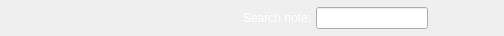
     <widget class="QFrame" name="upperBarPanel">
      <property name="minimumSize">
       <size>
        <width>50</width>
        <height>36</height>
       </size>
      </property>
      <property name="maximumSize">
       <size>
        <width>16777215</width>
        <height>36</height>
       </size>
      </property>
      <property name="styleSheet">
       <string notr="true">#upperBarPanel {
border: none;
border-bottom: 1px solid black;
background-color: qlineargradient(x1: 0, y1: 0, x2: 0, y2: 1,
stop: 0 #a6a6a6, 
stop: 0.08 #7f7f7f,
stop: 0.39999 #717171, 
stop: 0.4 #626262,
stop: 0.9 #4c4c4c, 
stop: 1 #333333);
}

QPushButton {
border: none;
margin-left: 2px;
margin-right: 2px;
}

QPushButton:focus {
outline: none;
}

QPushButton:hover:!pressed {
background-color: qlineargradient(x1: 0, y1: 0, x2: 0, y2: 1,
stop: 0 #bcbcbc, stop: 0.08 #9f9f9f,
stop: 0.39999 #949494, stop: 0.4 #898989,
stop: 0.9 #787878, stop: 1 #666666);
}

QPushButton:pressed {
background-color: qlineargradient(x1: 0, y1: 0, x2: 0, y2: 1,
stop: 0 #535353, stop: 0.08 #3f3f3f,
stop: 0.39999 #393939, stop: 0.4 #313131,
stop: 0.9 #262626, stop: 1 #1a1a1a);
}

QLabel {
color: rgb(255, 255, 255);
margin-right: 2px;
}

QLineEdit {
margin-left: 0px;
margin-right: 0px;
padding-left: 2px;
padding-right: 2px;
}</string>
      </property>
      <property name="lineWidth">
       <number>0</number>
      </property>
      <layout class="QHBoxLayout" name="horizontalLayout">
       <property name="spacing">
        <number>0</number>
       </property>
       <property name="leftMargin">
        <number>4</number>
       </property>
       <property name="topMargin">
        <number>0</number>
       </property>
       <property name="rightMargin">
        <number>0</number>
       </property>
       <property name="bottomMargin">
        <number>0</number>
       </property>
       <item>
        <widget class="QPushButton" name="syncPushButton">
         <property name="sizePolicy">
          <sizepolicy hsizetype="Preferred" vsizetype="Preferred">
           <horstretch>0</horstretch>
           <verstretch>0</verstretch>
          </sizepolicy>
         </property>
         <property name="minimumSize">
          <size>
           <width>32</width>
           <height>32</height>
          </size>
         </property>
         <property name="toolTip">
          <string>Synchronize the account with the remote Evernote storage</string>
         </property>
         <property name="icon">
          <iconset resource="../resource/icons/other/icons.qrc">
           <normaloff>:/sync/sync.png</normaloff>:/sync/sync.png</iconset>
         </property>
         <property name="iconSize">
          <size>
           <width>26</width>
           <height>26</height>
          </size>
         </property>
         <property name="flat">
          <bool>true</bool>
         </property>
        </widget>
       </item>
       <item>
        <widget class="QPushButton" name="infoButton">
         <property name="sizePolicy">
          <sizepolicy hsizetype="Preferred" vsizetype="Preferred">
           <horstretch>0</horstretch>
           <verstretch>0</verstretch>
          </sizepolicy>
         </property>
         <property name="minimumSize">
          <size>
           <width>32</width>
           <height>32</height>
          </size>
         </property>
         <property name="toolTip">
          <string>Information about the currently viewed or edited note</string>
         </property>
         <property name="icon">
          <iconset theme="dialog-information">
           <normaloff>.</normaloff>.</iconset>
         </property>
         <property name="iconSize">
          <size>
           <width>26</width>
           <height>26</height>
          </size>
         </property>
         <property name="flat">
          <bool>true</bool>
         </property>
        </widget>
       </item>
       <item>
        <widget class="QPushButton" name="printNotePushButton">
         <property name="sizePolicy">
          <sizepolicy hsizetype="Preferred" vsizetype="Preferred">
           <horstretch>0</horstretch>
           <verstretch>0</verstretch>
          </sizepolicy>
         </property>
         <property name="minimumSize">
          <size>
           <width>32</width>
           <height>32</height>
          </size>
         </property>
         <property name="toolTip">
          <string>Print the currently viewed or edited note</string>
         </property>
         <property name="icon">
          <iconset theme="document-print">
           <normaloff>.</normaloff>.</iconset>
         </property>
         <property name="iconSize">
          <size>
           <width>26</width>
           <height>26</height>
          </size>
         </property>
         <property name="flat">
          <bool>true</bool>
         </property>
        </widget>
       </item>
       <item>
        <widget class="QPushButton" name="exportNoteToPdfPushButton">
         <property name="icon">
          <iconset theme="application-pdf">
           <normaloff>.</normaloff>.</iconset>
         </property>
         <property name="iconSize">
          <size>
           <width>26</width>
           <height>26</height>
          </size>
         </property>
        </widget>
       </item>
       <item>
        <widget class="QPushButton" name="deleteNotePushButton">
         <property name="sizePolicy">
          <sizepolicy hsizetype="Preferred" vsizetype="Preferred">
           <horstretch>0</horstretch>
           <verstretch>0</verstretch>
          </sizepolicy>
         </property>
         <property name="minimumSize">
          <size>
           <width>32</width>
           <height>32</height>
          </size>
         </property>
         <property name="toolTip">
          <string>Delete the currently viewed or edited note</string>
         </property>
         <property name="icon">
          <iconset theme="edit-delete">
           <normaloff>.</normaloff>.</iconset>
         </property>
         <property name="iconSize">
          <size>
           <width>26</width>
           <height>26</height>
          </size>
         </property>
         <property name="flat">
          <bool>true</bool>
         </property>
        </widget>
       </item>
       <item>
        <widget class="QPushButton" name="addNotePushButton">
         <property name="sizePolicy">
          <sizepolicy hsizetype="Preferred" vsizetype="Preferred">
           <horstretch>0</horstretch>
           <verstretch>0</verstretch>
          </sizepolicy>
         </property>
         <property name="minimumSize">
          <size>
           <width>32</width>
           <height>32</height>
          </size>
         </property>
         <property name="toolTip">
          <string>Create a new note</string>
         </property>
         <property name="icon">
          <iconset theme="document-new">
           <normaloff>.</normaloff>.</iconset>
         </property>
         <property name="iconSize">
          <size>
           <width>26</width>
           <height>26</height>
          </size>
         </property>
         <property name="flat">
          <bool>true</bool>
         </property>
        </widget>
       </item>
       <item>
        <spacer name="upperBarHorizontalSpacer">
         <property name="orientation">
          <enum>Qt::Horizontal</enum>
         </property>
         <property name="sizeType">
          <enum>QSizePolicy::Minimum</enum>
         </property>
         <property name="sizeHint" stdset="0">
          <size>
           <width>20</width>
           <height>20</height>
          </size>
         </property>
        </spacer>
       </item>
       <item>
        <widget class="QLabel" name="searchQueryLabel">
         <property name="text">
          <string>Search note:</string>
         </property>
         <property name="alignment">
          <set>Qt::AlignRight|Qt::AlignTrailing|Qt::AlignVCenter</set>
         </property>
        </widget>
       </item>
       <item>
        <widget class="QLineEdit" name="searchQueryLineEdit">
         <property name="minimumSize">
          <size>
           <width>0</width>
           <height>22</height>
          </size>
         </property>
        </widget>
       </item>
       <item>
        <widget class="QPushButton" name="saveSearchPushButton">
         <property name="sizePolicy">
          <sizepolicy hsizetype="Preferred" vsizetype="Preferred">
           <horstretch>0</horstretch>
           <verstretch>0</verstretch>
          </sizepolicy>
         </property>
         <property name="minimumSize">
          <size>
           <width>32</width>
           <height>32</height>
          </size>
         </property>
         <property name="text">
          <string/>
         </property>
         <property name="icon">
          <iconset theme="document-save">
           <normaloff>.</normaloff>.</iconset>
         </property>
         <property name="iconSize">
          <size>
           <width>16</width>
           <height>16</height>
          </size>
         </property>
         <property name="flat">
          <bool>true</bool>
         </property>
        </widget>
       </item>
       <item>
        <spacer name="horizontalSpacer">
         <property name="orientation">
          <enum>Qt::Horizontal</enum>
         </property>
         <property name="sizeType">
          <enum>QSizePolicy::Minimum</enum>
         </property>
         <property name="sizeHint" stdset="0">
          <size>
           <width>40</width>
           <height>20</height>
          </size>
         </property>
        </spacer>
       </item>
      </layout>
     </widget>
